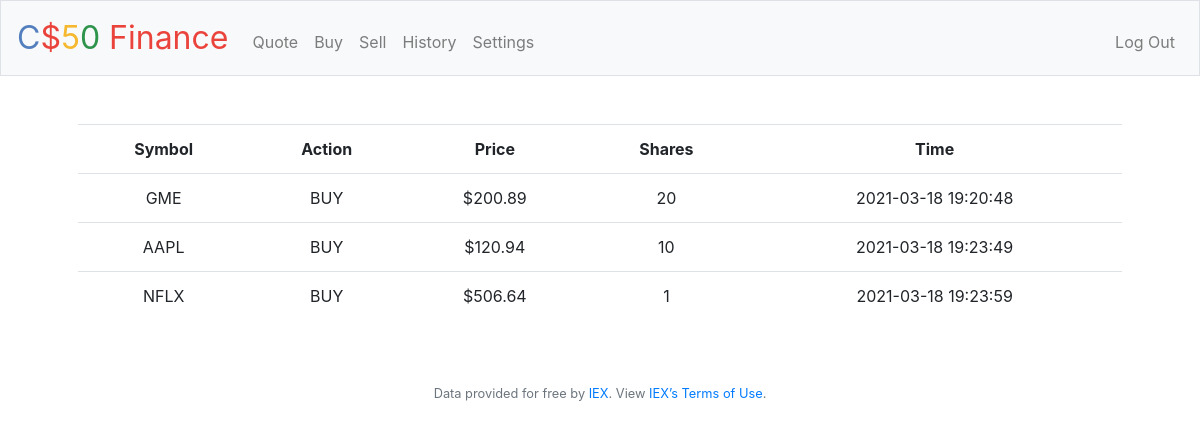
Screenshot of /history (signed in) with the database file from the repository.
### tables this page shows
CREATE TABLE transactions (
    transaction_id INTEGER, 
    user_id INTEGER, 
    timestamp TIMESTAMP, 
    buy_sell TEXT, 
    symbol TEXT, 
    shares INTEGER, 
    price NUMERIC, 
    PRIMARY KEY(transaction_id), 
    FOREIGN KEY(user_id) REFERENCES users(id));

### application.py (the view)
@app.route("/history")
@login_required
def history():
    transactions = db.execute("SELECT * FROM transactions WHERE user_id = (?)", session.get("user_id"))
    export_shares = []
    for rows in transactions:
        temp = []
        temp.append(rows["symbol"])
        temp.append(rows["buy_sell"])
        temp.append(round(rows["price"], 2))
        temp.append(int(rows["shares"]))
        temp.append(rows["timestamp"])
        export_shares.append(temp)
    return render_template("history.html", export_shares=export_shares)

### application.py (called while the page is built)
@app.after_request
def after_request(response):
    response.headers["Cache-Control"] = "no-cache, no-store, must-revalidate"
    response.headers["Expires"] = 0
    response.headers["Pragma"] = "no-cache"
    return response

### helpers.py (called while the page is built)
def login_required(f):
    @wraps(f)
    def decorated_function(*args, **kwargs):
        if session.get("user_id") is None:
            return redirect("/login")
        return f(*args, **kwargs)
    return decorated_function

def usd(value):
    return f"${value:,.2f}"

### templates/history.html (shortened to what this page needs)
{% extends "layout.html" %}
{% block main %}
    <table class="table" align="center">
        <tr>
            <th>Symbol</th>
            <th>Action</th>
            <th>Price</th>
            <th>Shares</th>
            <th>Time</th>
        </tr>
        {% if export_shares %}
            {% for rows in export_shares %}
                <tr>
                    <td>{{ rows[0] }}</td>
                    <td>{{ rows[1] }}</td>
                    <td>{{ rows[2] | usd }}</td>
                    <td>{{ rows[3] }}</td>
                    <td>{{ rows[4] }}</td>
                </tr>
            {% endfor %}
        {% else %}
            No history available.
        {% endif %}
    </table>
{% endblock %}

### templates/layout.html (shortened to what this page needs)
<!DOCTYPE html>
<html lang="en">
    <head>
        <link rel="stylesheet" href="https://cdn.jsdelivr.net/npm/bootstrap@4.5.3/dist/css/bootstrap.min.css">
        <link href="/static/styles.css" rel="stylesheet">
    </head>
    <body>
        <nav class="navbar navbar-expand-md navbar-light bg-light border">
            <a class="navbar-brand" href="/"><span class="blue">C</span><span class="red">$</span><span class="yellow">5</span><span class="green">0</span> <span class="red">Finance</span></a>
            <div class="collapse navbar-collapse" id="navbar">
                {% if session.user_id %}
                    <ul class="navbar-nav mr-auto mt-2">
                        <li class="nav-item"><a class="nav-link" href="/quote">Quote</a></li>
                        <li class="nav-item"><a class="nav-link" href="/buy">Buy</a></li>
                        <li class="nav-item"><a class="nav-link" href="/sell">Sell</a></li>
                        <li class="nav-item"><a class="nav-link" href="/history">History</a></li>
                        <li class="nav-item"><a class="nav-link" href="/settings">Settings</a></li>
                    </ul>
                    <ul class="navbar-nav ml-auto mt-2">
                        <li class="nav-item"><a class="nav-link" href="/logout">Log Out</a></li>
                    </ul>
                {% else %}
                    <ul class="navbar-nav ml-auto mt-2">
                        <li class="nav-item"><a class="nav-link" href="/register">Register</a></li>
                        <li class="nav-item"><a class="nav-link" href="/login">Log In</a></li>
                    </ul>
                {% endif %}
            </div>
        </nav>
        <main class="container p-5">
            {% block main %}{% endblock %}
        </main>
        <footer class="small text-center text-muted">
            Data provided for free by <a href="https://iextrading.com/developer">IEX</a>. View <a href="https://iextrading.com/api-exhibit-a/">IEX’s Terms of Use</a>.
        </footer>
    </body>
</html>

### static/styles.css (style rules this page uses)
nav .navbar-brand { font-size: xx-large; }
nav .navbar-brand .blue { color: #537fbe; }
nav .navbar-brand .red { color: #ea433b; }
nav .navbar-brand .yellow { color: #f5b82e; }
nav .navbar-brand .green { color: #2e944b; }
main { overflow-x: auto; text-align: center; }

### rows the page displays
transactions: symbol "GME", buy_sell "BUY", price "$200.89", shares "20", timestamp "2021-03-18 19:20:48"
transactions: symbol "AAPL", buy_sell "BUY", price "$120.94", shares "10", timestamp "2021-03-18 19:23:49"
transactions: symbol "NFLX", buy_sell "BUY", price "$506.64", rows "1", timestamp "2021-03-18 19:23:59"
